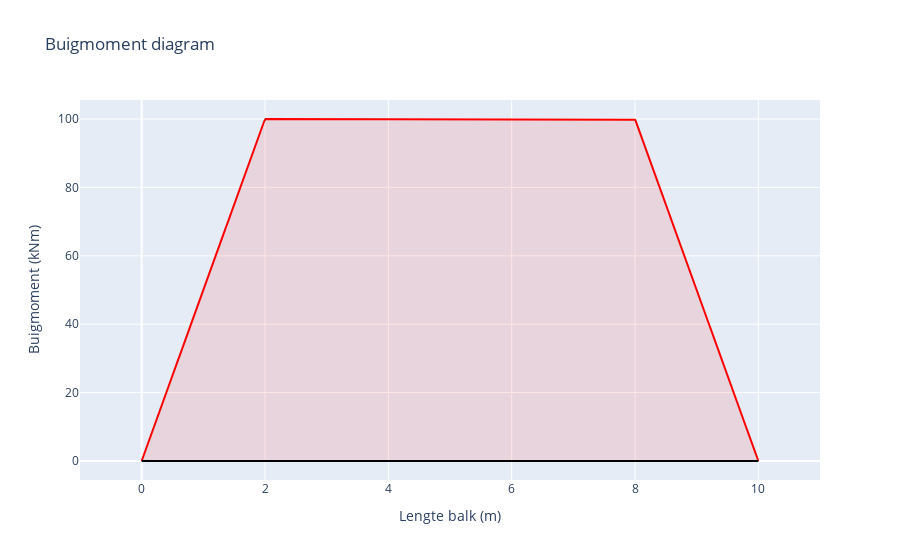

Source (notebook cell):
### Code cell
layout = go.Layout(
    title="Buigmoment diagram",
    xaxis=dict(title="Lengte balk (m)", range=[-1, lengteBalk+1]),
    yaxis=dict(title="Buigmoment (kNm)"),
    showlegend=False
)

line = go.Scatter(
    x=X,
    y= sum(bendingMoment),
    mode='lines',
    name='Buigmoment (kNm)',
    fill = 'tonexty',
    line_color='red',
    fillcolor='rgba(255,0,0,0.1)'
)

axis = go.Scatter(
    x= [0,lengteBalk],
    y= [0,0],
    mode='lines',
    line_color='black'
)

fig= go.Figure(data=[line, axis], layout=layout)
fig.show()

### Figure 1 — Plotly figure (JSON) as saved in the notebook; plotly's stock layout.template omitted (floating-point values rounded to 4 significant figures; data arrays with more than 128 entries replaced by an {"elided": "..."} marker saying what was removed)
{"data": [{"fill": "tonexty", "fillcolor": "rgba(255,0,0,0.1)", "line": {"color": "red"}, "mode": "lines", "name": "Buigmoment (kNm)", "type": "scatter", "x": {"elided": "10002 float values"}, "y": {"elided": "10002 float values"}}, {"line": {"color": "black"}, "mode": "lines", "type": "scatter", "x": [0, 10], "y": [0, 0]}], "layout": {"showlegend": false, "title": {"text": "Buigmoment diagram"}, "xaxis": {"range": [-1, 11], "title": {"text": "Lengte balk (m)"}}, "yaxis": {"title": {"text": "Buigmoment (kNm)"}}}}
